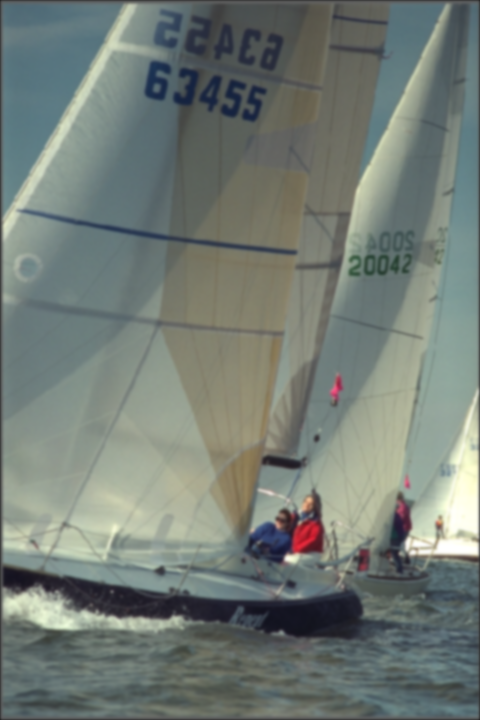
%> input picture codeBISA/BIBLE/img114.bmp, 480 x 720 px
$ octave --eval "result = DMLI_index_score(imread('../BIBLE/img114.bmp'));"   (GNU Octave 9; MATLAB toolbox functions it lacks are replaced by stand-ins)
%> lines starting %> are read from the running program, lines starting %| are printed output that depends on the picture
### codeBISA/DMLI/DMLI_Index.m
function [blur] = DMLI_Index(img,N1,N2,step)

%This is the Matlab code of a simple algorithm for calculating the sharpness for an input image.

%Please refer to the following paper if you use this code for your research:

%reference paper: Chen, J., Li, S., Lin, L.: A no-reference blurred colourful
%                 image quality assessment method based on dual maximum local information.
%                 IET Signal Process. 1쭯15 (2021). https://doi.org/10.1049/sil2.12064

%Kindly report any suggestions or corrections to jianchen@fjut.edu.cn

%Input :  img - the input image (gray image).
%         N1,N2 - window size.
%         step - step size.
%Output:  the sharpness evaluation

[m,n,p] = size(img);
img1 = img;
img = rgb2gray(img);
LineNum = floor((m-N1)/step)+1;
ColNum = floor((n-N2)/step)+1;
[Line,Col] = entropy_calculation(LineNum,ColNum,img,N1,N2,step);
if Line > 0
    blur = local_selection(img1,Line,Col,N1,N2,step);
else
    blur = 0; % Shaode Yu
end
end

### codeBISA/DMLI/entropy_calculation.m
function  [LineF,ColF] = entropy_calculation(LineNum, ColNum, img, N1, N2, step1)
E1 = 0;E = 0;EV = 0;LineF=0;ColF=0;
F1 = [0 0; -1 1];F2 = F1';
img1=double(img);
MaxG = zeros(LineNum, ColNum);
for i = 1 : LineNum
    for j = 1 : ColNum
        imgpart = img1((i-1)*step1+1:N1+(i-1)*step1,(j-1)*step1+1:N2+(j-1)*step1);
        H1 = conv2(imgpart, F1, 'valid');
        H2 = conv2(imgpart, F2, 'valid');
        g = sqrt(H1.^2+H2.^2);
        [row, col]= size(g);
        B = round(min(row, col)/16);
        g_center  = g(B+1:end-B, B+1:end-B); %used from LPC_SI;
        MaxG(i,j) = max(max(g_center));
    end
end
E1 = max(max(MaxG));
[Line,Col] = find(MaxG == E1);
[LM,LN] = size(Line);
[CM,CN] = size(Col);
for i = 1:LM
    LineK = Line(i);ColK = Col(i);
    imgpart1 = img((LineK-1)*step1+1:N1+(LineK-1)*step1,(ColK-1)*step1+1:N2+(ColK-1)*step1);
    pE = imhist(imgpart1);
    pE(pE==0) = [];
    pE = pE./ numel(imgpart1);
    E(i) = -sum(pE.*log2(pE));
    if E(i) > EV
        EV = E(i);
        LineF = Line(i);
        ColF = Col(i);
    end
end
end

### codeBISA2/DMLI/local_selection.m
function [blur] = local_selection(img,Line,Col,N1,N2,step1)
imgpart = img((Line-1)*step1+1:N1+(Line-1)*step1,(Col-1)*step1+1:N2+(Col-1)*step1,:);
blur = Threechannel_Zhan(imgpart);

### codeBISA2/DMLI/Threechannel_Zhan.m
function [re] = Threechannel_Zhan(img1)

F1 = [0 0; -1 1];
F2 = F1';

[xs, ys, yz] = size(img1);
x=double(img1);
xr=x(:,:,1);
xg=x(:,:,2);
xb=x(:,:,3);

% red channel
Hr1 = conv2(xr, F1, 'valid');
Hr2 = conv2(xr, F2, 'valid');
gr = sqrt(Hr1.^2+Hr2.^2);
[row col]= size(gr);
B = round(min(row, col)/16);
gr_center  = gr(B+1:end-B, B+1:end-B); %used from LPC_SI

% green channel
Hg1 = conv2(xg, F1, 'valid');
Hg2 = conv2(xg, F2, 'valid');
gg = sqrt(Hg1.^2+Hg2.^2);
gg_center  = gg(B+1:end-B, B+1:end-B); %used from LPC_SI

% blue channel
Hb1 = conv2(xb, F1, 'valid');
Hb2 = conv2(xb, F2, 'valid');
gb = sqrt(Hb1.^2+Hb2.^2);
gb_center  = gb(B+1:end-B, B+1:end-B); %used from LPC_SI

MaxGr = max(max(gr_center));
MaxGg = max(max(gg_center));
MaxGb = max(max(gb_center));
Maxa = [MaxGr,MaxGg,MaxGb];
MaxG = max(Maxa);

MinGr = min(min(gr_center));
MinGg = min(min(gg_center));
MinGb = min(min(gb_center));
Minb = [MinGr,MinGg,MinGb];
MinG = min(Minb);

MeanGr = mean(mean(gr_center));
MeanGg = mean(mean(gg_center));
MeanGb = mean(mean(gb_center));
Meanc = [MeanGr,MeanGg,MeanGb];
MeanG = mean(Meanc);

CVG = (MaxG-MinG)./MeanG;

re = MaxG.^0.61.*CVG.^0.39;

end

### codeBISA/DMLI/DMLI_index_score.m
function score = DMLI_index_score( img )
step_size = 8;
window_size = 280; %
% window_size = 416; % source
score = DMLI_Index(img,window_size,window_size,step_size);
%> in DMLI_Index, img1 is the input picture: size 720x480x3 uint8; mean R, G, B 115.5, 124.7, 118.2
%> in DMLI_Index, `img = rgb2gray(img);`:
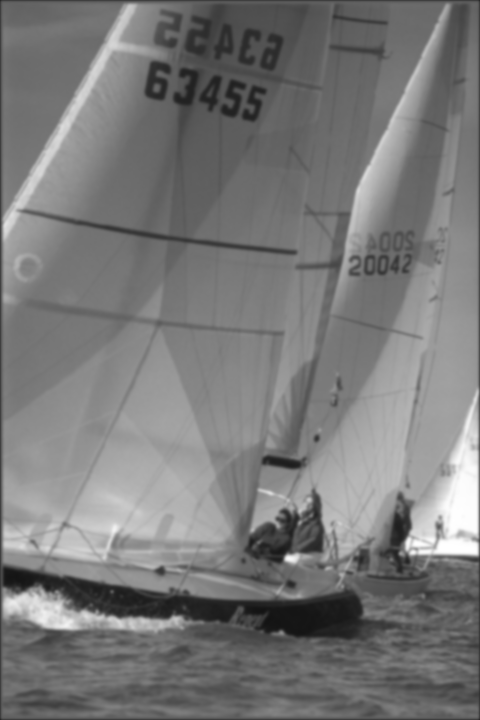
%> img: size 720x480 uint8; min 19, max 255, mean 121.2
%> in entropy_calculation, `E1 = max(max(MaxG));`: E1 = 54.23
%> in entropy_calculation, `[Line,Col] = find(MaxG == E1);`: Line = 414 values from 39 to 56; Col = 414 values from 4 to 26
%> in entropy_calculation, `[LM,LN] = size(Line);`: LM = 414; LN = 1
%> in entropy_calculation, `[CM,CN] = size(Col);`: CM = 414; CN = 1
%> the loop in entropy_calculation, `for i = 1:LM` made 414 passes
%> (LineK, ColK, EV, LineF, ColF) on passes 1 to 12: (39, 4, 6.76, 39, 4), (40, 4, 6.8, 40, 4), (41, 4, 6.85, 41, 4), (42, 4, 6.92, 42, 4), (43, 4, 7, 43, 4), (44, 4, 7.06, 44, 4), (45, 4, 7.11, 45, 4), (46, 4, 7.17, 46, 4), (47, 4, 7.22, 47, 4), (48, 4, 7.26, 48, 4), (49, 4, 7.29, 49, 4), (50, 4, 7.32, 50, 4)
%> (LineK, ColK) on passes 18 to 23: (56, 4), (39, 5), (40, 5), (41, 5), (42, 5), (43, 5)
%> pass 1, in entropy_calculation, `imgpart1 = img((LineK-1)*step1+1:N1+(LineK-1)*step1,(ColK-1)*step1+1:N..`:
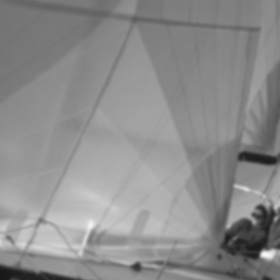
%> imgpart1: size 280x280 uint8; min 22, max 249, mean 140.3
%> after the loop in entropy_calculation, `for i = 1:LM`: ColF = 26; E = 414 values, max 7.49 at index 407, min 6.76 at index 1, mean 7.21; EV = 7.49; LineF = 49; pE = 237 values, max 0.0152 at index 86, min 0.000217 at index 1, mean 0.00422
%> in DMLI_Index, `[Line,Col] = entropy_calculation(LineNum,ColNum,img,N1,N2,step);`: Line = 49; Col = 26
%> in local_selection, `imgpart = img((Line-1)*step1+1:N1+(Line-1)*step1,(Col-1)*step1+1:N2+(C..`:
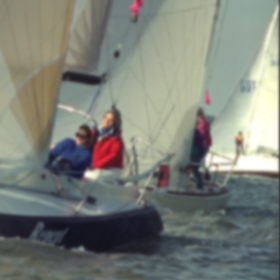
%> imgpart: size 280x280x3 uint8; mean R, G, B 124.1, 128.3, 120
%> in Threechannel_Zhan, `xb=x(:,:,3);`:
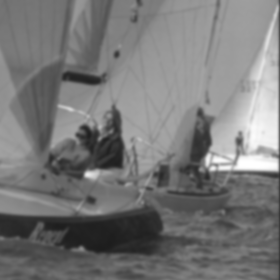
%> xb: size 280x280 double; min 29, max 255, mean 120
%> in Threechannel_Zhan, `Hb2 = conv2(xb, F2, 'valid');`:
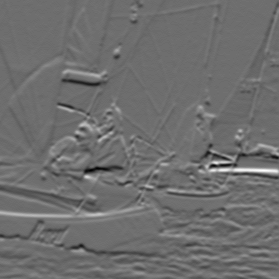
%> Hb2: size 279x279 double; min -38, max 50, mean 0.1; drawn with min black and max white
%> in Threechannel_Zhan, `gb = sqrt(Hb1.^2+Hb2.^2);`:
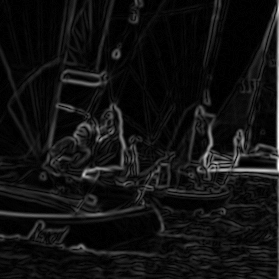
%> gb: size 279x279 double; min 0, max 64.03, mean 4.5; drawn with min black and max white
%> in Threechannel_Zhan, `gb_center  = gb(B+1:end-B, B+1:end-B);`:
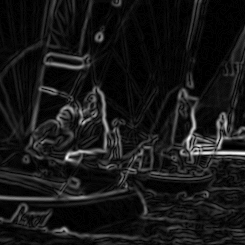
%> gb_center: size 245x245 double; min 0, max 49.01, mean 4.5; drawn with min black and max white
%> in Threechannel_Zhan, `MaxGr = max(max(gr_center));`: MaxGr = 54.45
%> in Threechannel_Zhan, `MaxGg = max(max(gg_center));`: MaxGg = 55.23
%> in Threechannel_Zhan, `MaxGb = max(max(gb_center));`: MaxGb = 49.01
%> in Threechannel_Zhan, `Maxa = [MaxGr,MaxGg,MaxGb];`: Maxa = [54.45 55.23 49.01]
%> in Threechannel_Zhan, `MaxG = max(Maxa);`: MaxG = 55.23
%> in Threechannel_Zhan, `MinGr = min(min(gr_center));`: MinGr = 0
%> in Threechannel_Zhan, `Minb = [MinGr,MinGg,MinGb];`: Minb = [0 0 0]
%> in Threechannel_Zhan, `MinG = min(Minb);`: MinG = 0
%> in Threechannel_Zhan, `MeanGr = mean(mean(gr_center));`: MeanGr = 4.81
%> in Threechannel_Zhan, `MeanGg = mean(mean(gg_center));`: MeanGg = 5.06
%> in Threechannel_Zhan, `MeanGb = mean(mean(gb_center));`: MeanGb = 4.49
%> in Threechannel_Zhan, `Meanc = [MeanGr,MeanGg,MeanGb];`: Meanc = [4.81 5.06 4.49]
%> in Threechannel_Zhan, `MeanG = mean(Meanc);`: MeanG = 4.78
%> in Threechannel_Zhan, `CVG = (MaxG-MinG)./MeanG;`: CVG = 11.54
%> in Threechannel_Zhan, `re = MaxG.^0.61.*CVG.^0.39;`: re = 29.99
end

% Window_size differs with different databases.
% img = imread('img92.png');% Images tested here are from CSIQ database and LIVE database.
% If you use databases of LIVE, TID2013 and IVC, please transform image
% into color space of YCbCr here, using the function below.
% img = rgb2YCbCr(img);
